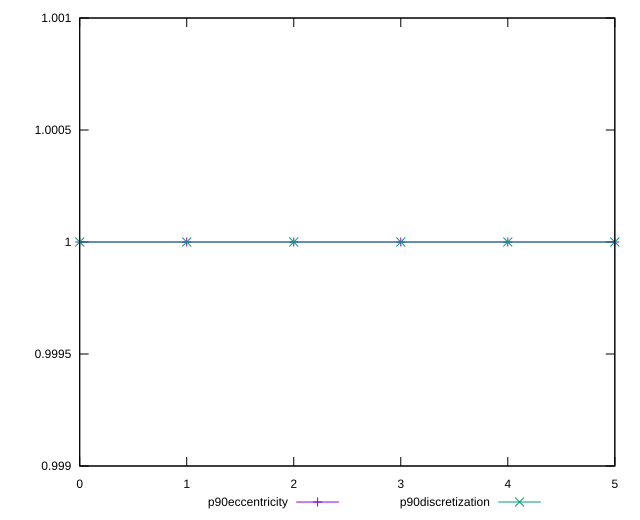

Here is the gnuplot script that generated this plot:
reset

$p90Eccentricity <<EOF
0 0.9999999999999996
1 0.9999999999999999
2 0.9999999999999999
3 1.0000000000000002
4 1
5 0.9999999999999992
EOF

$p90Discretization <<EOF
0 1
1 1
2 1
3 1
4 1
5 1
EOF

set key outside below
set xrange [0:5]
set yrange [0.9989999999999992:1.0010000000000001]
set trange [0.9989999999999992:1.0010000000000001]
set terminal svg size 640, 520 enhanced background rgb 'white'
set output "reprap/mainthread-work-breakdown/progression/eccentricity.svg"

plot $p90Eccentricity title "p90eccentricity" with linespoints, \
     $p90Discretization title "p90discretization" with linespoints

reset
